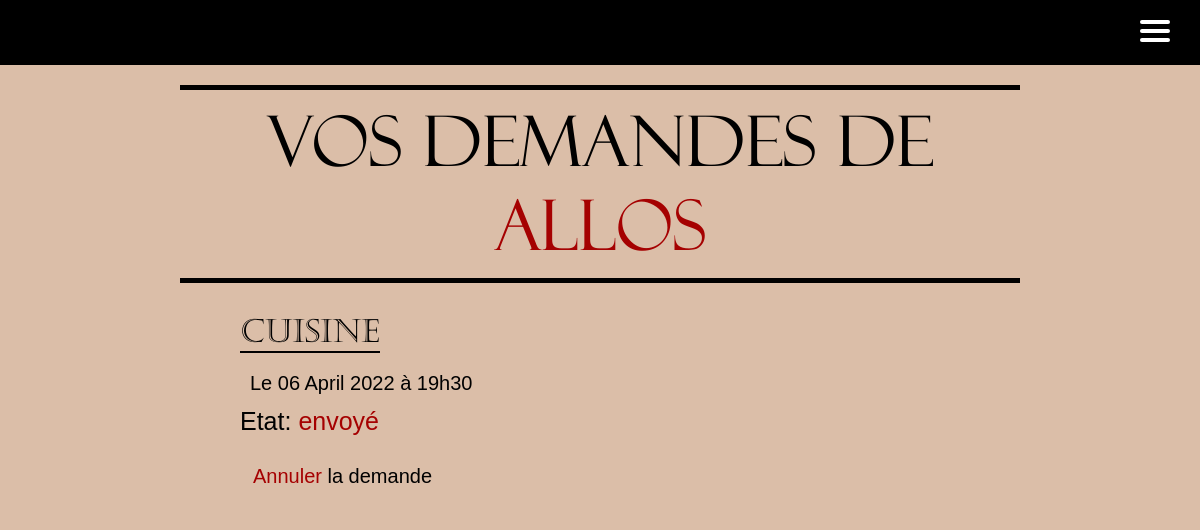
Page /home_allos/myAllos/ (signed in) on the earlier database version.
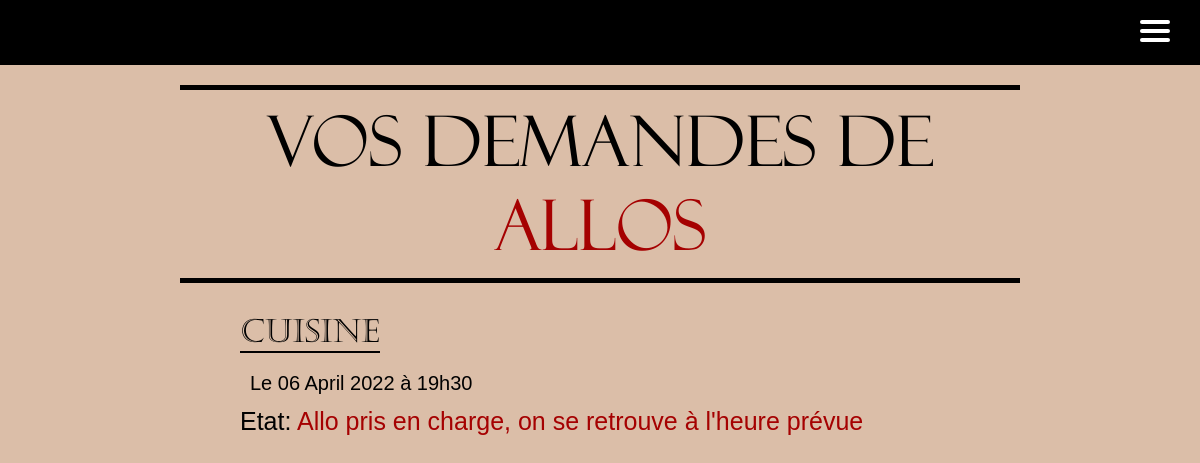
Same page on the later database version.
### main_app/models.py (models this page shows)
class AllosRegistration(models.Model):
    allo_id = models.ForeignKey('Allos', on_delete=models.CASCADE)
    user_id = models.ForeignKey('User', on_delete=models.CASCADE)
    date = models.DateTimeField(help_text='YYYY-MM-DD HH:MM:SS')
    take_over = models.BooleanField(default=False)
    made = models.BooleanField(default=False)
    staff_id = models.IntegerField(default=0)

class Allos(models.Model):
    id = models.AutoField(primary_key=True, unique=True)
    TYPE = (
        ('A', 'Bières'),
        ('B', 'Goûter'),
        ('C', 'P\'tit dej'),
        ('D', 'Ménage'),
        ('E', 'Car wash'),
        ('F', 'Le klaxeur fou'),
        ('G', 'Cuisine'),
        ('H', 'Courses'),
        ('I', 'Allo de la semaine'),
        ('J', 'Allo surprise')
    )
    allo_type = models.CharField(max_length=1, choices=TYPE, blank=True, help_text='Which type of allo')
    start_date = models.DateTimeField(help_text='YYYY-MM-DD HH:MM:SS')
    end_date = models.DateTimeField(help_text='YYYY-MM-DD HH:MM:SS')
    description = models.CharField(max_length=1024)
    visible = models.BooleanField(default=False)
    closed_allo = models.BooleanField(default=False)

### main_app/views.py (the view)
# urls.py: path("home_allos/myAllos/", views.myAllos, name="myAllos"),
def myAllos(request):
    try:
        user = User.objects.get(pk=request.user.id)
    except User.DoesNotExist:
        user = None
    if user is not None:
        my_allos = AllosRegistration.objects.filter(user_id_id=user.id)
        all_allos = Allos.objects.filter(visible=True)
        return render(request, 'allos/myAllos.html',
                      {'user': user, 'allos': my_allos})
    else:
        messages.error(request, "Vous devez être connecté")

### templates/allos/myAllos.html (shortened to what this page needs)
{% extends 'main.html' %}
{% block content %}
{% load bootstrap5 %}
{% load static %}
{% bootstrap_css %}
{% include 'nav.html' %}
{% if user %}
    <div id="my_allo">
        <h1>Vos demandes de <span>Allos</span></h1>
    </div>
    {% if allos %}
        {% for allo in allos %}
            <div id="next-event-object">
                <div class="row">
                    <div class="col">
                        <div class="name_date">
                            <h2 style="border-bottom: black 2px solid">{{ allo.allo_id.get_allo_type_display }}</h2>
                        </div>
                        <div>
                            <h4 id="h4_available" style="margin-top: 10px;">Le {{allo.date | date:"d"}} {{allo.date  | date:"F"}} {{allo.date  | date:"o"}} à {{allo.date | date:"H"}}h{{allo.date | date:"i"}}</h4>
                        </div>
                    </div>
                </div>
                <div>
                    {% if allo.take_over %}
                        {% if allo.made %}
                            <p id="statep">Etat: <span>réalisé</span></p>
                        {% else %}
                            <p id="statep">Etat: <span>Allo pris en charge, on se retrouve à l'heure prévue</span></p>
                        {% endif %}
                    {% else %}
                        <p id="statep">Etat: <span>envoyé</span></p>
                        <a class="button_make_allo btn btn_event" id="removeAllo{{ allo.id }}" href="{% url "removeAllo" id_allo=allo.id %}">
                            <h5><span>Annuler</span> la demande</h5>
                        </a>
                    {% endif %}
                </div>
            </div>
        {% endfor %}
    {% else %}
        <h3 id="end_allo">Vous n'avez demandé aucun <span>Allo</span></h3>
    {% endif %}
{% endif %}
{% endblock %}

Differences in the rows shown:
changed AllosRegistration "April": take_over "envoyé Annuler la demande" → "Allo pris en charge, on se retrouve à l'heure prévue"
